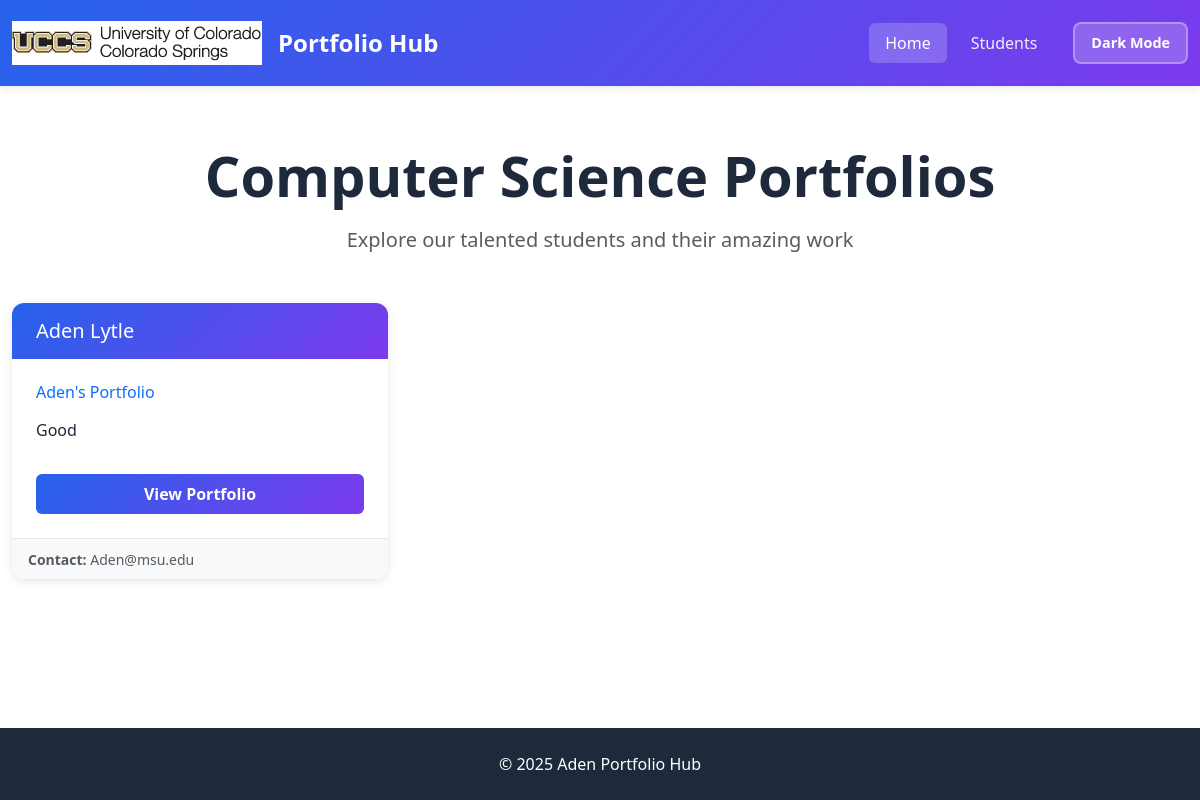
The page / on the database its author committed.
### portfolio_app/models.py (models this page shows, shortened)
class Portfolio(models.Model):
    title = models.CharField(max_length=200)
    contact_email = models.CharField(max_length=200)
    is_active = models.BooleanField(default=False)
    about = models.CharField(blank=True)

class Student(models.Model):
    MAJOR = (
        ('CSCI-BS', 'BS in Computer Science'),
        ('CPEN-BS', 'BS in Computer Engineering'),
        ('BIGD-BI', 'BI in Game Design and Development'),
        ('BICS-BI', 'BI in Computer Science'),
        ('BISC-BI', 'BI in Computer Security'),
        ('CSCI-BA', 'BA in Computer Science'),
        ('DASE-BS', 'BS in Data Analytics and Systems Engineering')
    )
    name = models.CharField(max_length=200)
    email = models.CharField("MSU Email", max_length=200)
    major = models.CharField(max_length=200, choices=MAJOR)
    portfolio = models.OneToOneField(
        Portfolio,
        on_delete=models.CASCADE,
        null=True, blank=True,
        related_name='student',
    )

### portfolio_app/views.py (the view)
# urls.py: path('', views.index, name='index'),
def index(request):
    portfolios = Portfolio.objects.filter(is_active=True)
    context = {
        'portfolios': portfolios,
    }
    return render(request, 'portfolio_app/index.html', context)

### portfolio_app/templates/portfolio_app/index.html (shortened to what this page needs)
{% extends "portfolio_app/base_template.html" %}
{% block content %}
<div class="py-4">
  <div class="text-center mb-5">
    <h1 class="display-4 fw-bold mb-3">Computer Science Portfolios</h1>
    <p class="lead text-muted">Explore our talented students and their amazing work</p>
  </div>
  {% if portfolios %}
    <div class="row row-cols-1 row-cols-md-2 row-cols-lg-3 g-4">
      {% for portfolio in portfolios %}
        <div class="col">
          <div class="card h-100">
            <div class="card-header">
              <h5 class="card-title mb-0">
                {% if portfolio.student %}
                  {{ portfolio.student.name }}
                {% else %}
                  Student Name Not Available
                {% endif %}
              </h5>
            </div>
            <div class="card-body d-flex flex-column">
              <h6 class="text-primary mb-3">{{ portfolio.title }}</h6>
              <p class="card-text flex-grow-1">
                {% if portfolio.about %}
                  {{ portfolio.about|truncatewords:30 }}
                {% else %}
                  No description available yet.
                {% endif %}
              </p>
              <div class="mt-3">
                <a href="{% url 'portfolio-detail' portfolio.id %}"
                   class="btn btn-primary w-100"
                   aria-label="View {{ portfolio.title }} portfolio">
                  View Portfolio
                </a>
              </div>
            </div>
            <div class="card-footer bg-light">
              <small class="text-muted">
                <strong>Contact:</strong> {{ portfolio.contact_email }}
              </small>
            </div>
          </div>
        </div>
      {% endfor %}
    </div>
  {% else %}
    <div class="alert alert-info text-center" role="alert">
      <h4 class="alert-heading">No Active Portfolios</h4>
      <p class="mb-0">There are currently no active portfolios to display.</p>
    </div>
  {% endif %}
</div>
{% endblock %}

### portfolio_app/templates/portfolio_app/base_template.html (style rules this page uses)
:root { --primary-color: #2563eb; --secondary-color: #7c3aed; --accent-color: #f59e0b; --dark-bg: #1e293b; }
body { --bg-color: #ffffff; --text-color: #1e293b; --card-bg: #ffffff; --card-border: #e2e8f0; --input-bg: #ffffff; --input-border: #e2e8f0; --footer-bg: #1e293b; --footer-text: #ffffff; --light-text: #64748b; }
body { min-height: 100vh; display: flex; flex-direction: column; background-color: var(--bg-color); color: var(--text-color); transition: background-color 0.3s, color 0.3s; }
.btn-primary { background: linear-gradient(135deg, var(--primary-color), var(--secondary-color)); border: none; font-weight: 600; padding: 0.5rem 1.5rem; transition: transform 0.2s, box-shadow 0.3s; }
.card { border: none; border-radius: 12px; box-shadow: 0 2px 8px rgba(0,0,0,0.1); transition: transform 0.3s, box-shadow 0.3s; overflow: hidden; background-color: var(--card-bg); color: var(--text-color); }
.card-header { background: linear-gradient(135deg, var(--primary-color), var(--secondary-color)); color: white; font-weight: 600; padding: 1rem 1.5rem; border: none; }
.card-body { padding: 1.5rem; }
.card-footer { background-color: var(--card-bg); border-top: 1px solid var(--card-border); color: var(--light-text); }

### rows shown on the page
Portfolio: student.name "Aden Lytle", title "Aden's Portfolio", about "Good", contact_email "Aden@msu.edu"
